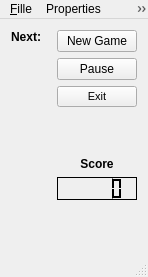
<?xml version="1.0" encoding="UTF-8"?>
<ui version="4.0">
 <class>MainWindow</class>
 <widget class="QMainWindow" name="MainWindow">
  <property name="geometry">
   <rect>
    <x>0</x>
    <y>0</y>
    <width>148</width>
    <height>277</height>
   </rect>
  </property>
  <property name="windowTitle">
   <string>Tetris for Milana</string>
  </property>
  <widget class="QWidget" name="centralWidget">
   <layout class="QHBoxLayout" name="horizontalLayout">
    <item>
     <layout class="QVBoxLayout" name="verticalLayout">
      <item>
       <widget class="QLabel" name="Next">
        <property name="font">
         <font>
          <weight>75</weight>
          <bold>true</bold>
         </font>
        </property>
        <property name="text">
         <string>Next:</string>
        </property>
        <property name="alignment">
         <set>Qt::AlignCenter</set>
        </property>
       </widget>
      </item>
      <item>
       <widget class="NextFigure" name="widget_2" native="true"/>
      </item>
      <item>
       <spacer name="verticalSpacer">
        <property name="orientation">
         <enum>Qt::Vertical</enum>
        </property>
        <property name="sizeHint" stdset="0">
         <size>
          <width>20</width>
          <height>40</height>
         </size>
        </property>
       </spacer>
      </item>
     </layout>
    </item>
    <item>
     <widget class="Glass" name="widget" native="true">
      <property name="focusPolicy">
       <enum>Qt::StrongFocus</enum>
      </property>
      <property name="rows" stdset="0">
       <UInt>25</UInt>
      </property>
      <property name="columns" stdset="0">
       <UInt>11</UInt>
      </property>
     </widget>
    </item>
    <item>
     <layout class="QVBoxLayout" name="verticalLayout_2">
      <item>
       <widget class="QPushButton" name="pushButton_2">
        <property name="text">
         <string>New Game</string>
        </property>
       </widget>
      </item>
      <item>
       <widget class="QPushButton" name="pause">
        <property name="text">
         <string>Pause</string>
        </property>
       </widget>
      </item>
      <item>
       <widget class="QPushButton" name="pushButton">
        <property name="font">
         <font>
          <pointsize>8</pointsize>
         </font>
        </property>
        <property name="text">
         <string>Exit</string>
        </property>
       </widget>
      </item>
      <item>
       <spacer name="verticalSpacer_2">
        <property name="orientation">
         <enum>Qt::Vertical</enum>
        </property>
        <property name="sizeHint" stdset="0">
         <size>
          <width>20</width>
          <height>40</height>
         </size>
        </property>
       </spacer>
      </item>
      <item>
       <widget class="QLabel" name="label">
        <property name="font">
         <font>
          <weight>75</weight>
          <bold>true</bold>
         </font>
        </property>
        <property name="text">
         <string>Score</string>
        </property>
        <property name="alignment">
         <set>Qt::AlignCenter</set>
        </property>
       </widget>
      </item>
      <item>
       <widget class="QLCDNumber" name="lcdNumber">
        <property name="palette">
         <palette>
          <active>
           <colorrole role="WindowText">
            <brush brushstyle="SolidPattern">
             <color alpha="255">
              <red>255</red>
              <green>255</green>
              <blue>255</blue>
             </color>
            </brush>
           </colorrole>
           <colorrole role="Button">
            <brush brushstyle="SolidPattern">
             <color alpha="255">
              <red>0</red>
              <green>0</green>
              <blue>0</blue>
             </color>
            </brush>
           </colorrole>
           <colorrole role="Light">
            <brush brushstyle="SolidPattern">
             <color alpha="255">
              <red>0</red>
              <green>0</green>
              <blue>0</blue>
             </color>
            </brush>
           </colorrole>
           <colorrole role="Midlight">
            <brush brushstyle="SolidPattern">
             <color alpha="255">
              <red>0</red>
              <green>0</green>
              <blue>0</blue>
             </color>
            </brush>
           </colorrole>
           <colorrole role="Dark">
            <brush brushstyle="SolidPattern">
             <color alpha="255">
              <red>0</red>
              <green>0</green>
              <blue>0</blue>
             </color>
            </brush>
           </colorrole>
           <colorrole role="Mid">
            <brush brushstyle="SolidPattern">
             <color alpha="255">
              <red>0</red>
              <green>0</green>
              <blue>0</blue>
             </color>
            </brush>
           </colorrole>
           <colorrole role="Text">
            <brush brushstyle="SolidPattern">
             <color alpha="255">
              <red>255</red>
              <green>255</green>
              <blue>255</blue>
             </color>
            </brush>
           </colorrole>
           <colorrole role="BrightText">
            <brush brushstyle="SolidPattern">
             <color alpha="255">
              <red>255</red>
              <green>255</green>
              <blue>255</blue>
             </color>
            </brush>
           </colorrole>
           <colorrole role="ButtonText">
            <brush brushstyle="SolidPattern">
             <color alpha="255">
              <red>255</red>
              <green>255</green>
              <blue>255</blue>
             </color>
            </brush>
           </colorrole>
           <colorrole role="Base">
            <brush brushstyle="SolidPattern">
             <color alpha="255">
              <red>0</red>
              <green>0</green>
              <blue>0</blue>
             </color>
            </brush>
           </colorrole>
           <colorrole role="Window">
            <brush brushstyle="SolidPattern">
             <color alpha="255">
              <red>0</red>
              <green>0</green>
              <blue>0</blue>
             </color>
            </brush>
           </colorrole>
           <colorrole role="Shadow">
            <brush brushstyle="SolidPattern">
             <color alpha="255">
              <red>0</red>
              <green>0</green>
              <blue>0</blue>
             </color>
            </brush>
           </colorrole>
           <colorrole role="AlternateBase">
            <brush brushstyle="SolidPattern">
             <color alpha="255">
              <red>0</red>
              <green>0</green>
              <blue>0</blue>
             </color>
            </brush>
           </colorrole>
           <colorrole role="ToolTipBase">
            <brush brushstyle="SolidPattern">
             <color alpha="255">
              <red>255</red>
              <green>255</green>
              <blue>220</blue>
             </color>
            </brush>
           </colorrole>
           <colorrole role="ToolTipText">
            <brush brushstyle="SolidPattern">
             <color alpha="255">
              <red>0</red>
              <green>0</green>
              <blue>0</blue>
             </color>
            </brush>
           </colorrole>
          </active>
          <inactive>
           <colorrole role="WindowText">
            <brush brushstyle="SolidPattern">
             <color alpha="255">
              <red>255</red>
              <green>255</green>
              <blue>255</blue>
             </color>
            </brush>
           </colorrole>
           <colorrole role="Button">
            <brush brushstyle="SolidPattern">
             <color alpha="255">
              <red>0</red>
              <green>0</green>
              <blue>0</blue>
             </color>
            </brush>
           </colorrole>
           <colorrole role="Light">
            <brush brushstyle="SolidPattern">
             <color alpha="255">
              <red>0</red>
              <green>0</green>
              <blue>0</blue>
             </color>
            </brush>
           </colorrole>
           <colorrole role="Midlight">
            <brush brushstyle="SolidPattern">
             <color alpha="255">
              <red>0</red>
              <green>0</green>
              <blue>0</blue>
             </color>
            </brush>
           </colorrole>
           <colorrole role="Dark">
            <brush brushstyle="SolidPattern">
             <color alpha="255">
              <red>0</red>
              <green>0</green>
              <blue>0</blue>
             </color>
            </brush>
           </colorrole>
           <colorrole role="Mid">
            <brush brushstyle="SolidPattern">
             <color alpha="255">
              <red>0</red>
              <green>0</green>
              <blue>0</blue>
             </color>
            </brush>
           </colorrole>
           <colorrole role="Text">
            <brush brushstyle="SolidPattern">
             <color alpha="255">
              <red>255</red>
              <green>255</green>
              <blue>255</blue>
             </color>
            </brush>
           </colorrole>
           <colorrole role="BrightText">
            <brush brushstyle="SolidPattern">
             <color alpha="255">
              <red>255</red>
              <green>255</green>
              <blue>255</blue>
             </color>
            </brush>
           </colorrole>
           <colorrole role="ButtonText">
            <brush brushstyle="SolidPattern">
             <color alpha="255">
              <red>255</red>
              <green>255</green>
              <blue>255</blue>
             </color>
            </brush>
           </colorrole>
           <colorrole role="Base">
            <brush brushstyle="SolidPattern">
             <color alpha="255">
              <red>0</red>
              <green>0</green>
              <blue>0</blue>
             </color>
            </brush>
           </colorrole>
           <colorrole role="Window">
            <brush brushstyle="SolidPattern">
             <color alpha="255">
              <red>0</red>
              <green>0</green>
              <blue>0</blue>
             </color>
            </brush>
           </colorrole>
           <colorrole role="Shadow">
            <brush brushstyle="SolidPattern">
             <color alpha="255">
              <red>0</red>
              <green>0</green>
              <blue>0</blue>
             </color>
            </brush>
           </colorrole>
           <colorrole role="AlternateBase">
            <brush brushstyle="SolidPattern">
             <color alpha="255">
              <red>0</red>
              <green>0</green>
              <blue>0</blue>
             </color>
            </brush>
           </colorrole>
           <colorrole role="ToolTipBase">
            <brush brushstyle="SolidPattern">
             <color alpha="255">
              <red>255</red>
              <green>255</green>
              <blue>220</blue>
             </color>
            </brush>
           </colorrole>
           <colorrole role="ToolTipText">
            <brush brushstyle="SolidPattern">
             <color alpha="255">
              <red>0</red>
              <green>0</green>
              <blue>0</blue>
             </color>
            </brush>
           </colorrole>
          </inactive>
          <disabled>
           <colorrole role="WindowText">
            <brush brushstyle="SolidPattern">
             <color alpha="255">
              <red>0</red>
              <green>0</green>
              <blue>0</blue>
             </color>
            </brush>
           </colorrole>
           <colorrole role="Button">
            <brush brushstyle="SolidPattern">
             <color alpha="255">
              <red>0</red>
              <green>0</green>
              <blue>0</blue>
             </color>
            </brush>
           </colorrole>
           <colorrole role="Light">
            <brush brushstyle="SolidPattern">
             <color alpha="255">
              <red>0</red>
              <green>0</green>
              <blue>0</blue>
             </color>
            </brush>
           </colorrole>
           <colorrole role="Midlight">
            <brush brushstyle="SolidPattern">
             <color alpha="255">
              <red>0</red>
              <green>0</green>
              <blue>0</blue>
             </color>
            </brush>
           </colorrole>
           <colorrole role="Dark">
            <brush brushstyle="SolidPattern">
             <color alpha="255">
              <red>0</red>
              <green>0</green>
              <blue>0</blue>
             </color>
            </brush>
           </colorrole>
           <colorrole role="Mid">
            <brush brushstyle="SolidPattern">
             <color alpha="255">
              <red>0</red>
              <green>0</green>
              <blue>0</blue>
             </color>
            </brush>
           </colorrole>
           <colorrole role="Text">
            <brush brushstyle="SolidPattern">
             <color alpha="255">
              <red>0</red>
              <green>0</green>
              <blue>0</blue>
             </color>
            </brush>
           </colorrole>
           <colorrole role="BrightText">
            <brush brushstyle="SolidPattern">
             <color alpha="255">
              <red>255</red>
              <green>255</green>
              <blue>255</blue>
             </color>
            </brush>
           </colorrole>
           <colorrole role="ButtonText">
            <brush brushstyle="SolidPattern">
             <color alpha="255">
              <red>0</red>
              <green>0</green>
              <blue>0</blue>
             </color>
            </brush>
           </colorrole>
           <colorrole role="Base">
            <brush brushstyle="SolidPattern">
             <color alpha="255">
              <red>0</red>
              <green>0</green>
              <blue>0</blue>
             </color>
            </brush>
           </colorrole>
           <colorrole role="Window">
            <brush brushstyle="SolidPattern">
             <color alpha="255">
              <red>0</red>
              <green>0</green>
              <blue>0</blue>
             </color>
            </brush>
           </colorrole>
           <colorrole role="Shadow">
            <brush brushstyle="SolidPattern">
             <color alpha="255">
              <red>0</red>
              <green>0</green>
              <blue>0</blue>
             </color>
            </brush>
           </colorrole>
           <colorrole role="AlternateBase">
            <brush brushstyle="SolidPattern">
             <color alpha="255">
              <red>0</red>
              <green>0</green>
              <blue>0</blue>
             </color>
            </brush>
           </colorrole>
           <colorrole role="ToolTipBase">
            <brush brushstyle="SolidPattern">
             <color alpha="255">
              <red>255</red>
              <green>255</green>
              <blue>220</blue>
             </color>
            </brush>
           </colorrole>
           <colorrole role="ToolTipText">
            <brush brushstyle="SolidPattern">
             <color alpha="255">
              <red>0</red>
              <green>0</green>
              <blue>0</blue>
             </color>
            </brush>
           </colorrole>
          </disabled>
         </palette>
        </property>
        <property name="font">
         <font>
          <pointsize>10</pointsize>
          <weight>75</weight>
          <bold>true</bold>
         </font>
        </property>
        <property name="frameShape">
         <enum>QFrame::Panel</enum>
        </property>
        <property name="frameShadow">
         <enum>QFrame::Raised</enum>
        </property>
        <property name="lineWidth">
         <number>1</number>
        </property>
        <property name="midLineWidth">
         <number>0</number>
        </property>
        <property name="smallDecimalPoint">
         <bool>false</bool>
        </property>
        <property name="segmentStyle">
         <enum>QLCDNumber::Filled</enum>
        </property>
        <property name="value" stdset="0">
         <double>0.000000000000000</double>
        </property>
       </widget>
      </item>
      <item>
       <spacer name="verticalSpacer_3">
        <property name="orientation">
         <enum>Qt::Vertical</enum>
        </property>
        <property name="sizeHint" stdset="0">
         <size>
          <width>20</width>
          <height>40</height>
         </size>
        </property>
       </spacer>
      </item>
     </layout>
    </item>
   </layout>
  </widget>
  <widget class="QMenuBar" name="menuBar">
   <property name="geometry">
    <rect>
     <x>0</x>
     <y>0</y>
     <width>148</width>
     <height>18</height>
    </rect>
   </property>
   <widget class="QMenu" name="menuFile">
    <property name="title">
     <string>&amp;Fille</string>
    </property>
    <addaction name="actionStart_Game"/>
    <addaction name="separator"/>
    <addaction name="actionExit"/>
   </widget>
   <widget class="QMenu" name="menuProperties">
    <property name="title">
     <string>Properties</string>
    </property>
   </widget>
   <widget class="QMenu" name="menuAbout">
    <property name="title">
     <string>Information</string>
    </property>
    <addaction name="actionAbout"/>
    <addaction name="separator"/>
    <addaction name="actionHelp"/>
   </widget>
   <addaction name="menuFile"/>
   <addaction name="menuProperties"/>
   <addaction name="menuAbout"/>
  </widget>
  <widget class="QStatusBar" name="statusBar"/>
  <action name="actionStart_Game">
   <property name="icon">
    <iconset resource="tetris.qrc">
     <normaloff>:/Images_lab5/iconNewGame.ico</normaloff>:/Images_lab5/iconNewGame.ico</iconset>
   </property>
   <property name="text">
    <string>Start New Game</string>
   </property>
   <property name="shortcut">
    <string>Ctrl+S</string>
   </property>
  </action>
  <action name="actionExit">
   <property name="icon">
    <iconset resource="tetris.qrc">
     <normaloff>:/Images_lab5/iconExit.ico</normaloff>:/Images_lab5/iconExit.ico</iconset>
   </property>
   <property name="text">
    <string>Exit</string>
   </property>
   <property name="shortcut">
    <string>Esc</string>
   </property>
  </action>
  <action name="actionAbout">
   <property name="icon">
    <iconset resource="tetris.qrc">
     <normaloff>:/Images_lab5/iconInfo.ico</normaloff>:/Images_lab5/iconInfo.ico</iconset>
   </property>
   <property name="text">
    <string>About</string>
   </property>
  </action>
  <action name="actionHelp">
   <property name="icon">
    <iconset resource="tetris.qrc">
     <normaloff>:/Images_lab5/iconInstructions.ico</normaloff>:/Images_lab5/iconInstructions.ico</iconset>
   </property>
   <property name="text">
    <string>Help</string>
   </property>
   <property name="shortcut">
    <string>H</string>
   </property>
  </action>
 </widget>
 <layoutdefault spacing="6" margin="11"/>
 <customwidgets>
  <customwidget>
   <class>Glass</class>
   <extends>QWidget</extends>
   <header>glass.h</header>
   <container>1</container>
   <slots>
    <signal>drawPattern(Figure*)</signal>
    <signal>setScore(int)</signal>
    <signal>gamover()</signal>
    <slot>slotNewGame()</slot>
    <slot>pause()</slot>
    <slot>gamOver()</slot>
   </slots>
  </customwidget>
  <customwidget>
   <class>NextFigure</class>
   <extends>QWidget</extends>
   <header>nextfigure.h</header>
   <container>1</container>
   <slots>
    <slot>paintTooltip(Figure*)</slot>
   </slots>
  </customwidget>
 </customwidgets>
 <resources>
  <include location="tetris.qrc"/>
 </resources>
 <connections>
  <connection>
   <sender>actionExit</sender>
   <signal>triggered()</signal>
   <receiver>MainWindow</receiver>
   <slot>close()</slot>
   <hints>
    <hint type="sourcelabel">
     <x>-1</x>
     <y>-1</y>
    </hint>
    <hint type="destinationlabel">
     <x>147</x>
     <y>187</y>
    </hint>
   </hints>
  </connection>
  <connection>
   <sender>pushButton_2</sender>
   <signal>clicked()</signal>
   <receiver>widget</receiver>
   <slot>slotNewGame()</slot>
   <hints>
    <hint type="sourcelabel">
     <x>63</x>
     <y>50</y>
    </hint>
    <hint type="destinationlabel">
     <x>46</x>
     <y>99</y>
    </hint>
   </hints>
  </connection>
  <connection>
   <sender>pushButton</sender>
   <signal>clicked()</signal>
   <receiver>MainWindow</receiver>
   <slot>close()</slot>
   <hints>
    <hint type="sourcelabel">
     <x>63</x>
     <y>108</y>
    </hint>
    <hint type="destinationlabel">
     <x>147</x>
     <y>129</y>
    </hint>
   </hints>
  </connection>
  <connection>
   <sender>widget</sender>
   <signal>drawPattern(Figure*)</signal>
   <receiver>widget_2</receiver>
   <slot>paintTooltip(Figure*)</slot>
   <hints>
    <hint type="sourcelabel">
     <x>46</x>
     <y>169</y>
    </hint>
    <hint type="destinationlabel">
     <x>38</x>
     <y>47</y>
    </hint>
   </hints>
  </connection>
  <connection>
   <sender>widget</sender>
   <signal>setScore(int)</signal>
   <receiver>lcdNumber</receiver>
   <slot>display(int)</slot>
   <hints>
    <hint type="sourcelabel">
     <x>46</x>
     <y>169</y>
    </hint>
    <hint type="destinationlabel">
     <x>63</x>
     <y>181</y>
    </hint>
   </hints>
  </connection>
  <connection>
   <sender>pause</sender>
   <signal>clicked()</signal>
   <receiver>widget</receiver>
   <slot>pause()</slot>
   <hints>
    <hint type="sourcelabel">
     <x>63</x>
     <y>79</y>
    </hint>
    <hint type="destinationlabel">
     <x>46</x>
     <y>137</y>
    </hint>
   </hints>
  </connection>
  <connection>
   <sender>widget</sender>
   <signal>gamover()</signal>
   <receiver>widget</receiver>
   <slot>gamOver()</slot>
   <hints>
    <hint type="sourcelabel">
     <x>46</x>
     <y>169</y>
    </hint>
    <hint type="destinationlabel">
     <x>46</x>
     <y>169</y>
    </hint>
   </hints>
  </connection>
 </connections>
</ui>
